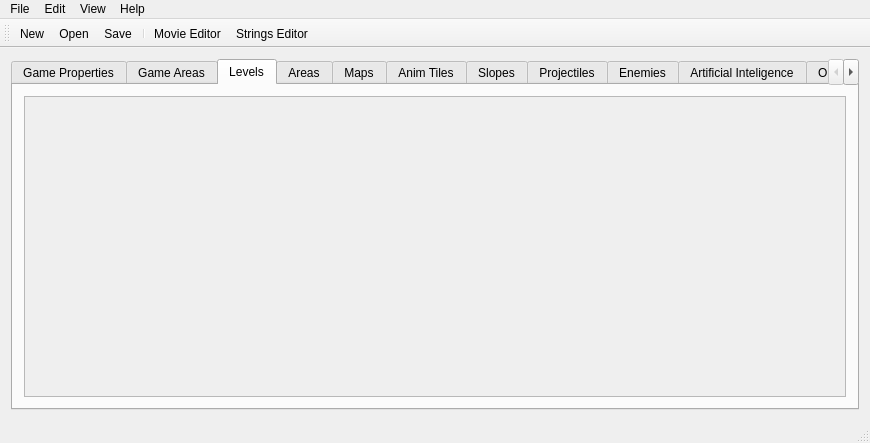
<?xml version="1.0" encoding="UTF-8"?>
<ui version="4.0">
 <class>MainWindow</class>
 <widget class="QMainWindow" name="MainWindow">
  <property name="geometry">
   <rect>
    <x>0</x>
    <y>0</y>
    <width>870</width>
    <height>443</height>
   </rect>
  </property>
  <property name="sizePolicy">
   <sizepolicy hsizetype="Expanding" vsizetype="Expanding">
    <horstretch>0</horstretch>
    <verstretch>0</verstretch>
   </sizepolicy>
  </property>
  <property name="maximumSize">
   <size>
    <width>16777215</width>
    <height>16777215</height>
   </size>
  </property>
  <property name="windowTitle">
   <string>Movie Editor</string>
  </property>
  <widget class="QWidget" name="centralWidget">
   <property name="sizePolicy">
    <sizepolicy hsizetype="Maximum" vsizetype="Maximum">
     <horstretch>0</horstretch>
     <verstretch>0</verstretch>
    </sizepolicy>
   </property>
   <layout class="QGridLayout" name="gridLayout">
    <item row="0" column="0">
     <widget class="QTabWidget" name="areaEditTabWidget">
      <property name="sizePolicy">
       <sizepolicy hsizetype="Expanding" vsizetype="Expanding">
        <horstretch>0</horstretch>
        <verstretch>0</verstretch>
       </sizepolicy>
      </property>
      <property name="currentIndex">
       <number>2</number>
      </property>
      <widget class="QWidget" name="game_tab">
       <attribute name="title">
        <string>Game Properties</string>
       </attribute>
       <layout class="QGridLayout" name="gridLayout_16">
        <item row="0" column="0">
         <widget class="QScrollArea" name="gamePropertiesScrollarea">
          <property name="widgetResizable">
           <bool>true</bool>
          </property>
          <widget class="QWidget" name="GamePropertiesScrollareaContents">
           <property name="geometry">
            <rect>
             <x>0</x>
             <y>0</y>
             <width>828</width>
             <height>288</height>
            </rect>
           </property>
          </widget>
         </widget>
        </item>
       </layout>
      </widget>
      <widget class="QWidget" name="tab">
       <attribute name="title">
        <string>Game Areas</string>
       </attribute>
       <layout class="QGridLayout" name="gridLayout_3">
        <item row="0" column="0">
         <widget class="QScrollArea" name="gameAreasScrollArea">
          <property name="widgetResizable">
           <bool>true</bool>
          </property>
          <widget class="QWidget" name="gameAreasScrollAreaWidgetContents_8">
           <property name="geometry">
            <rect>
             <x>0</x>
             <y>0</y>
             <width>828</width>
             <height>288</height>
            </rect>
           </property>
          </widget>
         </widget>
        </item>
       </layout>
      </widget>
      <widget class="QWidget" name="tab_2">
       <attribute name="title">
        <string>Levels</string>
       </attribute>
       <layout class="QGridLayout" name="gridLayout_2">
        <item row="0" column="0">
         <widget class="QScrollArea" name="levelEditScrollArea">
          <property name="widgetResizable">
           <bool>true</bool>
          </property>
          <widget class="QWidget" name="levelEditScrollAreaContents">
           <property name="geometry">
            <rect>
             <x>0</x>
             <y>0</y>
             <width>828</width>
             <height>288</height>
            </rect>
           </property>
          </widget>
         </widget>
        </item>
       </layout>
      </widget>
      <widget class="QWidget" name="tab_3">
       <attribute name="title">
        <string>Areas</string>
       </attribute>
       <layout class="QGridLayout" name="gridLayout_5">
        <item row="0" column="0">
         <widget class="QScrollArea" name="areaEditScrollArea">
          <property name="widgetResizable">
           <bool>true</bool>
          </property>
          <widget class="QWidget" name="AreaEditWidgetContents">
           <property name="geometry">
            <rect>
             <x>0</x>
             <y>0</y>
             <width>828</width>
             <height>288</height>
            </rect>
           </property>
          </widget>
         </widget>
        </item>
       </layout>
      </widget>
      <widget class="QWidget" name="maps_tab">
       <attribute name="title">
        <string>Maps</string>
       </attribute>
       <layout class="QGridLayout" name="gridLayout_17">
        <item row="0" column="0">
         <widget class="QScrollArea" name="MapScrollArea">
          <property name="widgetResizable">
           <bool>true</bool>
          </property>
          <widget class="QWidget" name="scrollAreaWidgetContents_2">
           <property name="geometry">
            <rect>
             <x>0</x>
             <y>0</y>
             <width>828</width>
             <height>288</height>
            </rect>
           </property>
          </widget>
         </widget>
        </item>
       </layout>
      </widget>
      <widget class="QWidget" name="anim_blocks_tab">
       <attribute name="title">
        <string>Anim Tiles</string>
       </attribute>
       <layout class="QGridLayout" name="gridLayout_4">
        <item row="0" column="0">
         <widget class="QScrollArea" name="anim_tab_scrollArea">
          <property name="widgetResizable">
           <bool>true</bool>
          </property>
          <widget class="QWidget" name="scrollAnimContents">
           <property name="geometry">
            <rect>
             <x>0</x>
             <y>0</y>
             <width>828</width>
             <height>288</height>
            </rect>
           </property>
          </widget>
         </widget>
        </item>
       </layout>
      </widget>
      <widget class="QWidget" name="slopesTab">
       <attribute name="title">
        <string>Slopes</string>
       </attribute>
       <layout class="QGridLayout" name="gridLayout_6">
        <item row="0" column="0">
         <widget class="QScrollArea" name="SlopeEditScrollArea">
          <property name="widgetResizable">
           <bool>true</bool>
          </property>
          <widget class="QWidget" name="SlopeEditscrollAreaWidgetContents">
           <property name="geometry">
            <rect>
             <x>0</x>
             <y>0</y>
             <width>828</width>
             <height>288</height>
            </rect>
           </property>
          </widget>
         </widget>
        </item>
       </layout>
      </widget>
      <widget class="QWidget" name="tab_projectiles">
       <attribute name="title">
        <string>Projectiles</string>
       </attribute>
       <layout class="QVBoxLayout" name="verticalLayout_2">
        <item>
         <widget class="QScrollArea" name="ProjectileScrollArea">
          <property name="widgetResizable">
           <bool>true</bool>
          </property>
          <widget class="QWidget" name="scrollAreaWidgetContents_4">
           <property name="geometry">
            <rect>
             <x>0</x>
             <y>0</y>
             <width>828</width>
             <height>288</height>
            </rect>
           </property>
          </widget>
         </widget>
        </item>
       </layout>
      </widget>
      <widget class="QWidget" name="npc_tab">
       <attribute name="title">
        <string>Enemies</string>
       </attribute>
       <layout class="QGridLayout" name="gridLayout_11">
        <item row="0" column="0">
         <widget class="QScrollArea" name="NPCScrollArea">
          <property name="widgetResizable">
           <bool>true</bool>
          </property>
          <widget class="QWidget" name="scrollAreaWidgetContents_5">
           <property name="geometry">
            <rect>
             <x>0</x>
             <y>0</y>
             <width>828</width>
             <height>288</height>
            </rect>
           </property>
          </widget>
         </widget>
        </item>
       </layout>
      </widget>
      <widget class="QWidget" name="ai_tab">
       <attribute name="title">
        <string>Artificial Inteligence</string>
       </attribute>
       <layout class="QGridLayout" name="gridLayout_12">
        <item row="0" column="0">
         <widget class="QScrollArea" name="AIScrollArea">
          <property name="widgetResizable">
           <bool>true</bool>
          </property>
          <widget class="QWidget" name="scrollAreaWidgetContents_6">
           <property name="geometry">
            <rect>
             <x>0</x>
             <y>0</y>
             <width>828</width>
             <height>288</height>
            </rect>
           </property>
          </widget>
         </widget>
        </item>
       </layout>
      </widget>
      <widget class="QWidget" name="object_tab">
       <attribute name="title">
        <string>Objects</string>
       </attribute>
       <layout class="QGridLayout" name="gridLayout_14">
        <item row="0" column="0">
         <widget class="QScrollArea" name="ObjectScrollArea">
          <property name="widgetResizable">
           <bool>true</bool>
          </property>
          <widget class="QWidget" name="scrollAreaWidgetContents_7">
           <property name="geometry">
            <rect>
             <x>0</x>
             <y>0</y>
             <width>828</width>
             <height>288</height>
            </rect>
           </property>
          </widget>
         </widget>
        </item>
       </layout>
      </widget>
     </widget>
    </item>
   </layout>
  </widget>
  <widget class="QToolBar" name="mainToolBar">
   <attribute name="toolBarArea">
    <enum>TopToolBarArea</enum>
   </attribute>
   <attribute name="toolBarBreak">
    <bool>false</bool>
   </attribute>
   <addaction name="actionNew"/>
   <addaction name="actionOpen"/>
   <addaction name="actionSave"/>
   <addaction name="separator"/>
   <addaction name="actionMovie_Editor"/>
   <addaction name="actionStrings_Editor"/>
  </widget>
  <widget class="QStatusBar" name="statusBar"/>
  <widget class="QMenuBar" name="menuBar">
   <property name="geometry">
    <rect>
     <x>0</x>
     <y>0</y>
     <width>870</width>
     <height>23</height>
    </rect>
   </property>
   <widget class="QMenu" name="menuFILE">
    <property name="title">
     <string>File</string>
    </property>
    <addaction name="actionNew"/>
    <addaction name="actionOpen"/>
    <addaction name="actionSave"/>
    <addaction name="actionSwap_Maps"/>
    <addaction name="actionReset_Stage_Links"/>
    <addaction name="actionReset_Map"/>
    <addaction name="separator"/>
    <addaction name="actionScenes_Editor"/>
    <addaction name="actionImage_Browser"/>
    <addaction name="separator"/>
    <addaction name="actionQuit"/>
   </widget>
   <widget class="QMenu" name="menuHelp">
    <property name="title">
     <string>Help</string>
    </property>
    <addaction name="actionAbout"/>
   </widget>
   <widget class="QMenu" name="menuEdit">
    <property name="title">
     <string>Edit</string>
    </property>
    <addaction name="actionCopy"/>
    <addaction name="actionPaste"/>
   </widget>
   <widget class="QMenu" name="menuView">
    <property name="title">
     <string>View</string>
    </property>
    <widget class="QMenu" name="menuLevel">
     <property name="title">
      <string>Level</string>
     </property>
     <addaction name="actionOne"/>
     <addaction name="actionTwo"/>
     <addaction name="actionThree"/>
    </widget>
    <widget class="QMenu" name="menuZoom">
     <property name="title">
      <string>Zoom</string>
     </property>
     <addaction name="actionZoomOne"/>
     <addaction name="actionZoomTwo"/>
     <addaction name="actionZoomThree"/>
    </widget>
    <addaction name="menuLevel"/>
    <addaction name="menuZoom"/>
    <addaction name="actionGRID"/>
    <addaction name="actionObjects"/>
    <addaction name="actionNPCs"/>
    <addaction name="actionTeleporters"/>
   </widget>
   <addaction name="menuFILE"/>
   <addaction name="menuEdit"/>
   <addaction name="menuView"/>
   <addaction name="menuHelp"/>
  </widget>
  <action name="actionAbout">
   <property name="text">
    <string>About</string>
   </property>
  </action>
  <action name="actionCopy">
   <property name="text">
    <string>Copy</string>
   </property>
  </action>
  <action name="actionPaste">
   <property name="text">
    <string>Paste</string>
   </property>
  </action>
  <action name="actionNew">
   <property name="enabled">
    <bool>true</bool>
   </property>
   <property name="icon">
    <iconset>
     <normalon>:/toolbar_icons/New</normalon>
    </iconset>
   </property>
   <property name="text">
    <string>New</string>
   </property>
   <property name="toolTip">
    <string>New Game</string>
   </property>
  </action>
  <action name="actionOpen">
   <property name="enabled">
    <bool>true</bool>
   </property>
   <property name="icon">
    <iconset resource="resources/icons/icons.qrc">
     <normaloff>:/toolbar_icons/Open</normaloff>
     <normalon>:/toolbar_icons/Save</normalon>:/toolbar_icons/Open</iconset>
   </property>
   <property name="text">
    <string>Open</string>
   </property>
  </action>
  <action name="actionQuit">
   <property name="text">
    <string>Quit</string>
   </property>
  </action>
  <action name="actionSave">
   <property name="icon">
    <iconset resource="resources/icons/icons.qrc">
     <normaloff>:/toolbar_icons/Save</normaloff>:/toolbar_icons/Save</iconset>
   </property>
   <property name="text">
    <string>Save</string>
   </property>
   <property name="shortcut">
    <string>Ctrl+S</string>
   </property>
  </action>
  <action name="actionAdd">
   <property name="icon">
    <iconset resource="resources/icons/icons.qrc">
     <normaloff>:/toolbar_icons/list-add.png</normaloff>:/toolbar_icons/list-add.png</iconset>
   </property>
   <property name="text">
    <string>Add</string>
   </property>
  </action>
  <action name="actionLayer_Level">
   <property name="icon">
    <iconset resource="resources/icons/icons.qrc">
     <normaloff>:/toolbar_icons/format-list-ordered.png</normaloff>:/toolbar_icons/format-list-ordered.png</iconset>
   </property>
   <property name="text">
    <string>Layer Level</string>
   </property>
   <property name="toolTip">
    <string>Layer Level</string>
   </property>
  </action>
  <action name="actionOne">
   <property name="text">
    <string>one</string>
   </property>
  </action>
  <action name="actionTwo">
   <property name="text">
    <string>two</string>
   </property>
  </action>
  <action name="actionThree">
   <property name="text">
    <string>three</string>
   </property>
  </action>
  <action name="actionReset_Map">
   <property name="icon">
    <iconset resource="resources/icons/icons.qrc">
     <normaloff>:/toolbar_icons/archive-remove.png</normaloff>:/toolbar_icons/archive-remove.png</iconset>
   </property>
   <property name="text">
    <string>Reset Map</string>
   </property>
   <property name="toolTip">
    <string>Clear all map tiles</string>
   </property>
  </action>
  <action name="actionSwap_Maps">
   <property name="text">
    <string>Swap Stages</string>
   </property>
  </action>
  <action name="actionScenes_Editor">
   <property name="text">
    <string>Movie Editor</string>
   </property>
  </action>
  <action name="actionObjects">
   <property name="checkable">
    <bool>true</bool>
   </property>
   <property name="checked">
    <bool>true</bool>
   </property>
   <property name="text">
    <string>Objects</string>
   </property>
  </action>
  <action name="actionNPCs">
   <property name="checkable">
    <bool>true</bool>
   </property>
   <property name="checked">
    <bool>true</bool>
   </property>
   <property name="text">
    <string>Enemies</string>
   </property>
  </action>
  <action name="actionTeleporters">
   <property name="checkable">
    <bool>true</bool>
   </property>
   <property name="checked">
    <bool>true</bool>
   </property>
   <property name="text">
    <string>Teleporters</string>
   </property>
  </action>
  <action name="actionImage_Browser">
   <property name="text">
    <string>Image Browser</string>
   </property>
  </action>
  <action name="actionMovie_Editor">
   <property name="icon">
    <iconset resource="resources/icons/icons.qrc">
     <normaloff>:/toolbar_icons/insert-image.png</normaloff>:/toolbar_icons/insert-image.png</iconset>
   </property>
   <property name="text">
    <string>Movie Editor</string>
   </property>
  </action>
  <action name="actionStrings_Editor">
   <property name="icon">
    <iconset resource="resources/icons/icons.qrc">
     <normaloff>:/toolbar_icons/draw-text.png</normaloff>:/toolbar_icons/draw-text.png</iconset>
   </property>
   <property name="text">
    <string>Strings Editor</string>
   </property>
  </action>
  <action name="actionReset_Stage_Links">
   <property name="icon">
    <iconset resource="resources/icons/icons.qrc">
     <normaloff>:/toolbar_icons/dialog-warning.png</normaloff>:/toolbar_icons/dialog-warning.png</iconset>
   </property>
   <property name="text">
    <string>Reset Stage Links</string>
   </property>
   <property name="toolTip">
    <string>Remove All Map Links</string>
   </property>
  </action>
  <action name="actionZoomOne">
   <property name="text">
    <string>One</string>
   </property>
  </action>
  <action name="actionZoomTwo">
   <property name="text">
    <string>Two</string>
   </property>
  </action>
  <action name="actionZoomThree">
   <property name="text">
    <string>Three</string>
   </property>
  </action>
  <action name="actionGRID">
   <property name="checkable">
    <bool>true</bool>
   </property>
   <property name="checked">
    <bool>true</bool>
   </property>
   <property name="text">
    <string>gRID</string>
   </property>
  </action>
 </widget>
 <layoutdefault spacing="6" margin="11"/>
 <resources>
  <include location="resources/icons/icons.qrc"/>
  <include location="resources/icons/icons.qrc"/>
  <include location="resources/icons/icons.qrc"/>
 </resources>
 <connections/>
</ui>
